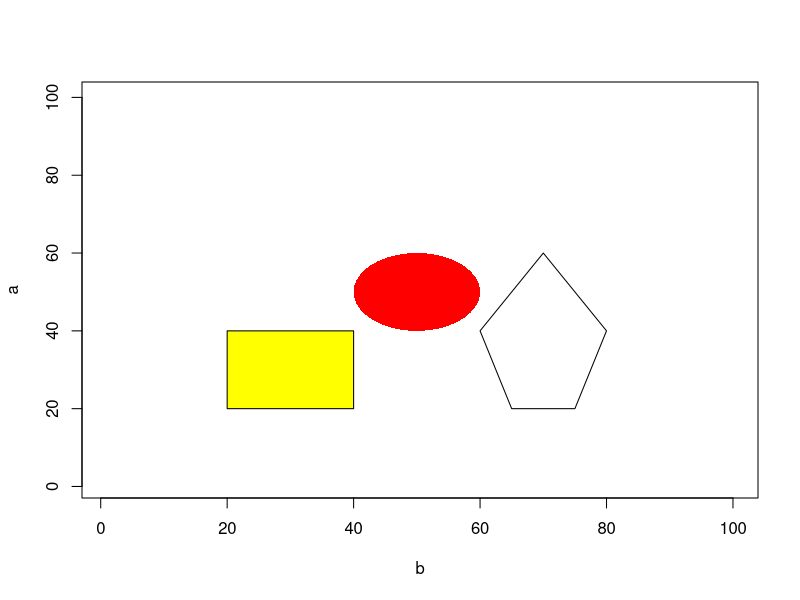

R code for this plot:
## ---- chunk 1
a= c(1:100)
b= c(1:100)
plot(a~b, type="n")
angle= seq(0,2*pi, length=1000)
d= 50 + 10*cos(angle)
f= 50 + 10*sin(angle)
polygon(d,f, col="red", border=FALSE)

x= c(20,40,40,20,20) 
y= c(20,20,40,40,20)
polygon(x,y, col="yellow")

c= c(65,75,80,70,60,65)
d= c(20,20,40,60,40,20)
polygon(c,d)
